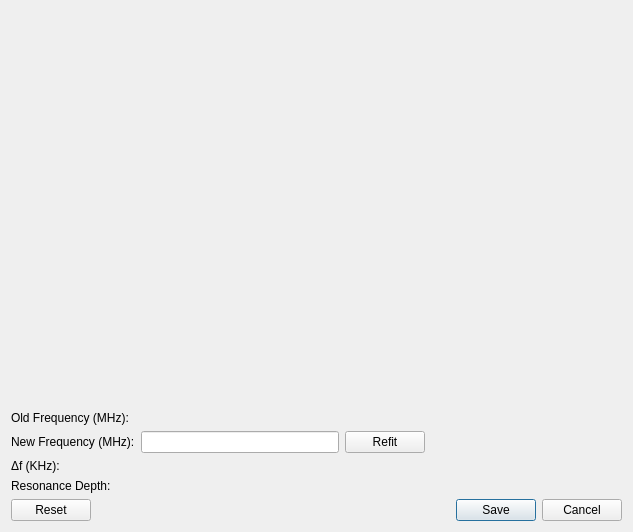
<?xml version="1.0" encoding="UTF-8"?>
<ui version="4.0">
 <class>Dialog</class>
 <widget class="QDialog" name="Dialog">
  <property name="geometry">
   <rect>
    <x>0</x>
    <y>0</y>
    <width>633</width>
    <height>532</height>
   </rect>
  </property>
  <property name="sizePolicy">
   <sizepolicy hsizetype="Preferred" vsizetype="Maximum">
    <horstretch>0</horstretch>
    <verstretch>0</verstretch>
   </sizepolicy>
  </property>
  <property name="windowTitle">
   <string>Resonator</string>
  </property>
  <layout class="QVBoxLayout" name="verticalLayout">
   <item>
    <layout class="QVBoxLayout" name="verticalLayout_2">
     <item>
      <widget class="ResonatorCanvas" name="canvas" native="true">
       <property name="sizePolicy">
        <sizepolicy hsizetype="Preferred" vsizetype="Expanding">
         <horstretch>0</horstretch>
         <verstretch>0</verstretch>
        </sizepolicy>
       </property>
      </widget>
     </item>
     <item>
      <layout class="QFormLayout" name="formLayout">
       <item row="0" column="0">
        <widget class="QLabel" name="old_freq_label">
         <property name="text">
          <string>Old Frequency (MHz):</string>
         </property>
        </widget>
       </item>
       <item row="0" column="1">
        <widget class="QLabel" name="old_freq_value_label">
         <property name="text">
          <string/>
         </property>
        </widget>
       </item>
       <item row="1" column="0">
        <widget class="QLabel" name="new_freq_label">
         <property name="text">
          <string>New Frequency (MHz):</string>
         </property>
         <property name="buddy">
          <cstring>new_freq_lineEdit</cstring>
         </property>
        </widget>
       </item>
       <item row="1" column="1">
        <layout class="QHBoxLayout" name="horizontalLayout_2">
         <item>
          <widget class="QLineEdit" name="new_freq_lineEdit">
           <property name="maximumSize">
            <size>
             <width>200</width>
             <height>16777215</height>
            </size>
           </property>
          </widget>
         </item>
         <item>
          <widget class="QPushButton" name="refit_pushButton">
           <property name="text">
            <string>Refit</string>
           </property>
          </widget>
         </item>
         <item>
          <spacer name="horizontalSpacer">
           <property name="orientation">
            <enum>Qt::Orientation::Horizontal</enum>
           </property>
           <property name="sizeHint" stdset="0">
            <size>
             <width>40</width>
             <height>20</height>
            </size>
           </property>
          </spacer>
         </item>
        </layout>
       </item>
       <item row="2" column="0">
        <widget class="QLabel" name="delta_label">
         <property name="text">
          <string>Δf (KHz):</string>
         </property>
        </widget>
       </item>
       <item row="2" column="1">
        <widget class="QLabel" name="delta_value_label">
         <property name="text">
          <string/>
         </property>
        </widget>
       </item>
       <item row="3" column="0">
        <widget class="QLabel" name="depth_label">
         <property name="text">
          <string>Resonance Depth:</string>
         </property>
        </widget>
       </item>
       <item row="3" column="1">
        <widget class="QLabel" name="depth_value_label">
         <property name="text">
          <string/>
         </property>
        </widget>
       </item>
      </layout>
     </item>
     <item>
      <widget class="QDialogButtonBox" name="buttonBox">
       <property name="standardButtons">
        <set>QDialogButtonBox::StandardButton::Cancel|QDialogButtonBox::StandardButton::Reset|QDialogButtonBox::StandardButton::Save</set>
       </property>
      </widget>
     </item>
    </layout>
   </item>
  </layout>
 </widget>
 <customwidgets>
  <customwidget>
   <class>ResonatorCanvas</class>
   <extends>QWidget</extends>
   <header>rfsocinterface.ui.canvas</header>
   <container>1</container>
  </customwidget>
 </customwidgets>
 <resources>
  <include location="icons.qrc"/>
 </resources>
 <connections/>
</ui>
